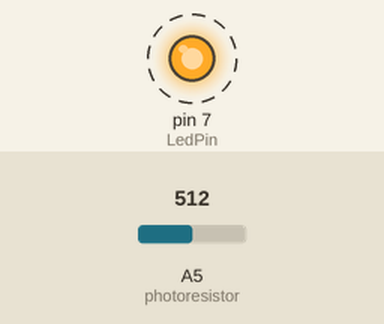
Bench run of a sketch on a simulated Arduino Uno, built with avr-gcc and run on an emulated ATmega328P. On the bench: output pins drawn as LEDs (lit = HIGH). Dashed ring = blinking. The inputs (shaded band) are chosen by the test bench; at power-on: A5 (photoresistor) = 512.

Above: at 1.2 s.
1.3 s: A5 (photoresistor) set to 111
4.3 s: A5 (photoresistor) set to 89
Timing chart, 0 to 13.3 s (numbered marks = the images above; inputs shaded):
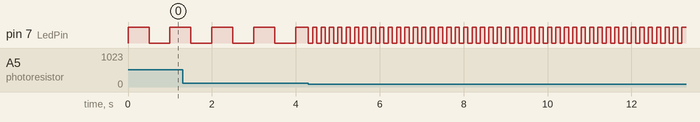

The sketch:

movingAvrgSensorAvlesning.ino
```cpp
#include <movingAvg.h>

int LedPin = 7;
int photoresistor = A5;
unsigned long blinkMillis = 0;
bool state = HIGH;
movingAvg lightSensor(5); //setter opp lightSensor til å bestå av fem data punkter

void setup()
{
    lightSensor.begin(); //starter variabelen lightSensor som et moving average av 5 lesniger
    pinMode(LedPin, OUTPUT);
    digitalWrite(LedPin, HIGH);
}

int sensor()
{
    int i = lightSensor.reading(analogRead(photoresistor));
    return i;
    /*tar måling av photoresistor og regner ut gjennomsnittet av de siste fem lesningene,
    om det har ått mindre enn fem iterasjoner, tar den gjennomsnittet av antall datapunkter den har*/
}

int speed(int x) //tar inn en sensorverdi (x) og setter hastighetene til 1, eller 6 ganger så kjapt
{
    int a;
    if (x < 100)
    {
        a = 100;
    }
    else
    {
        a = 500;
    }
    return a; //returnerer hastigheten
}

void blink()
{
    if (millis() >= blinkMillis + speed(sensor())) //kjører hver hver gang intervallet speed() har hendt
    {
        state = !state; //endrer state slik at LED vil blinke
        digitalWrite(LedPin, state);
        blinkMillis = millis();
    }
}

void loop()
{
    blink();
}
```

Measured:
- after the input at 4.3 s, pin 7 (LedPin): alternates HIGH for 0.10 s and LOW for 0.10 s, starting at once
- by itself, pin 7 (LedPin): alternates HIGH for 0.50 s and LOW for 0.50 s
